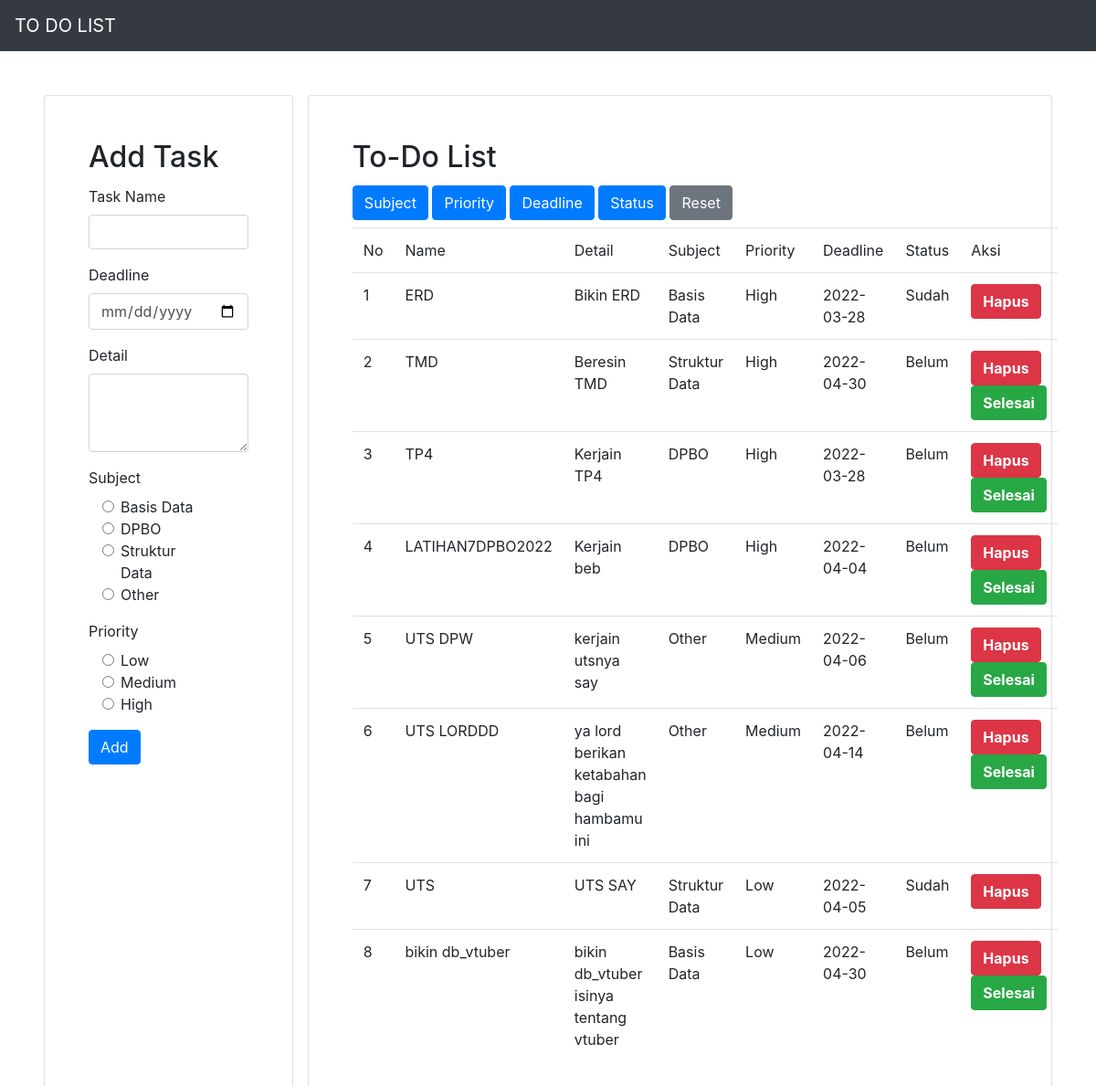
/index.php?sortingTask=priority_td, run on the app's committed database.
### tables this page shows
CREATE TABLE `tb_to_do` (
  `id` int(10) NOT NULL,
  `name_td` varchar(255) NOT NULL,
  `details_td` text NOT NULL,
  `subject_td` varchar(255) NOT NULL,
  `priority_td` varchar(255) NOT NULL,
  `deadline_td` date NOT NULL,
  `status_td` varchar(255) NOT NULL
);

### conf.php (called while the page is built)
<?php
$db_host = "localhost";
$db_user = "root";
$db_password = "";
$db_name = "db_task";
?>

### DB.php (called while the page is built, shortened)
<?php
class DB{
	var $db_host = '';
	var $db_user = '';
	var $db_password = '';
	var $db_name = '';
	var $db_link = '';
	var $result = 0;
	function DB($db_host='', $db_user='', $db_password='', $db_name=''){
		$this->db_host = $db_host;
		$this->db_user = $db_user;
		$this->db_password = $db_password;
		$this->db_name = $db_name;
	}
	function open(){
		$this->db_link = mysqli_connect($this->db_host, $this->db_user, $this->db_password, $this->db_name);
	}
	function execute($query=""){
		$this->result = mysqli_query($this->db_link, $query);
		return $this->result;
	}
	function getResult(){
		return mysqli_fetch_array($this->result);
	}
}
?>

### Task.php (called while the page is built, shortened)
<?php
class Task extends DB{
	function sortingTask($mode, $category){
		if ($mode == 1) {
			$query = "SELECT * FROM tb_to_do ORDER BY $category";
		}else {
			$query = "SELECT * FROM tb_to_do ORDER BY
						(CASE
						WHEN $category = 'High' THEN 1
						WHEN $category = 'Medium' THEN 2
						ELSE 3 END)";
		}
		return $this->execute($query);
	}
}
?>

### index.php (the view, shortened to what this page needs)
<?php
include("conf.php");
include("DB.php");
include("Task.php");
$otask = new Task($db_host, $db_user, $db_password, $db_name);
$otask->open();
$otask->getTask();
if (isset($_GET['sortingTask'])) {
	$category = $_GET['sortingTask'];
	if ($category == "reset") {
		$otask->getTask();
	}else if ($category == "priority_td") {
		$otask->sortingTask(0, $category);
	}else {
		$otask->sortingTask(1, $category);
	}
}
$data = null;
$no = 1;
while (list($id, $tname, $tdetails, $tsubject, $tpriority, $tdeadline, $tstatus) = $otask->getResult()) {
	if($tstatus == "Sudah"){
		$data .= "<tr>
		<td>" . $no . "</td>
		<td>" . $tname . "</td>
		<td>" . $tdetails . "</td>
		<td>" . $tsubject . "</td>
		<td>" . $tpriority . "</td>
		<td>" . $tdeadline . "</td>
		<td>" . $tstatus . "</td>
		<td>
		<button class='btn btn-danger'><a href='index.php?id_hapus=" . $id . "' style='color: white; font-weight: bold;'>Hapus</a></button>
		</td>
		</tr>";
		$no++;
	}
	else{
		$data .= "<tr>
		<td>" . $no . "</td>
		<td>" . $tname . "</td>
		<td>" . $tdetails . "</td>
		<td>" . $tsubject . "</td>
		<td>" . $tpriority . "</td>
		<td>" . $tdeadline . "</td>
		<td>" . $tstatus . "</td>
		<td>
		<button class='btn btn-danger'><a href='index.php?id_hapus=" . $id . "' style='color: white; font-weight: bold;'>Hapus</a></button>
		<button class='btn btn-success' ><a href='index.php?id_status=" . $id .  "' style='color: white; font-weight: bold;'>Selesai</a></button>
		</td>
		</tr>";
		$no++;
	}
}

### data on the page
tb_to_do: name_td "ERD", details_td "Bikin ERD", subject_td "Basis Data", priority_td "High", deadline_td "2022-03-28", status_td "Sudah"
tb_to_do: name_td "TMD", details_td "Beresin TMD", subject_td "Struktur Data", priority_td "High", deadline_td "2022-04-30", status_td "Belum"
tb_to_do: name_td "TP4", details_td "Kerjain TP4", subject_td "DPBO", priority_td "High", deadline_td "2022-03-28", status_td "Belum"
tb_to_do: name_td "LATIHAN7DPBO2022", details_td "Kerjain beb", subject_td "DPBO", priority_td "High", deadline_td "2022-04-04", status_td "Belum"
tb_to_do: name_td "UTS DPW", details_td "kerjain utsnya say", subject_td "Other", priority_td "Medium", deadline_td "2022-04-06", status_td "Belum"
tb_to_do: name_td "UTS LORDDD", details_td "ya lord berikan ketabahan bagi hambamu ini", subject_td "Other", priority_td "Medium", deadline_td "2022-04-14", status_td "Belum"
tb_to_do: name_td "UTS", details_td "UTS SAY", subject_td "Struktur Data", priority_td "Low", deadline_td "2022-04-05", status_td "Sudah"
tb_to_do: name_td "bikin db_vtuber", details_td "bikin db_vtuber isinya tentang vtuber", subject_td "Basis Data", priority_td "Low", deadline_td "2022-04-30", status_td "Belum"
